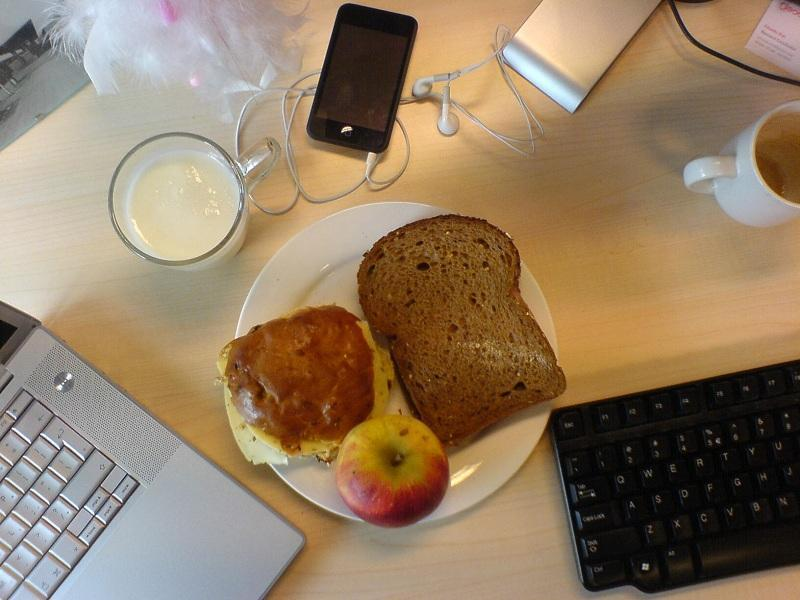
#> input picture images_task_F/1001.jpg, 800 x 600 px; its folder holds only this picture in this run
$ jupyter execute Task_H.ipynb   (older library calls are emulated)
#> lines starting #> are read from the running program, lines starting #| are printed output that depends on the picture
### ITTISaliencyLib.py
import numpy as np
import cv2


def get_intensity(image):
    """
    Get intensity map. Values range from 0 to 1.
    """
    # convert scale of array elements
    src = np.float32(image) * 1.0 / 255
    # extract intensity
    intensity_map = cv2.cvtColor(src, cv2.COLOR_BGR2GRAY)
    return intensity_map


def get_gaussian_pyramid(image):
    """
    Get gaussian pyramid with 8 levels of downsampling.
    """
    pyr = list()
    pyr.append(image)
    for i in range(1, 9):
        next_layer = cv2.pyrDown(pyr[i - 1])
        pyr.append(next_layer)
    return pyr


def center_surround_diff(gauss_pyr):
    maps = list()
    for c in range(2, 5):
        center = gauss_pyr[c]
        size = (center.shape[1], center.shape[0])
        for s in range(3, 5):
            surround = cv2.resize(gauss_pyr[c + s], size, interpolation=cv2.INTER_LINEAR)
            cs_difference_map = cv2.absdiff(center, surround)
            maps.append(cs_difference_map)
    return maps


def simple_normalization(image, M=1):
    img_min, img_max, _, _ = cv2.minMaxLoc(image)
    if img_min != img_max:
        normalized = image / (img_max - img_min) - img_min / (img_max - img_min)
        if M != 1:
            normalized = normalized * M
    else:
        normalized = image - img_min
    return normalized


def compute_average_local_maxima(feature_map, stepsize=-1):
    # NOTE: I compute local maxima taking into account last slices of the matrix
    # 30 corresponds to ~1 degree of visual angle
    local_avg_size = 30
    width = feature_map.shape[1]
    height = feature_map.shape[0]
    avg_size = local_avg_size if (stepsize < 1) else stepsize
    if avg_size > height - 1:
        avg_size = height - 1
    if avg_size > width - 1:
        avg_size = width - 1
    # find local maxima
    num_maxima = 0
    sum_all_maxima = 0

    for y in range(0, height - avg_size, avg_size):
        for x in range(0, width - avg_size, avg_size):
            local_img = feature_map[y : y + avg_size, x : x + avg_size]
            _, loc_max, _, _ = cv2.minMaxLoc(local_img)
            sum_all_maxima += loc_max
            num_maxima += 1
            last_x = x + avg_size
        local_img = feature_map[y : y + avg_size, last_x:(width)]
        _, loc_max, _, _ = cv2.minMaxLoc(local_img)
        sum_all_maxima += loc_max
        num_maxima += 1
        last_y = y + avg_size

    for x in range(0, width - avg_size, avg_size):
        local_img = feature_map[last_y:height, x : x + avg_size]
        _, loc_max, _, _ = cv2.minMaxLoc(local_img)
        sum_all_maxima += loc_max
        num_maxima += 1
        last_x = x + avg_size
    local_img = feature_map[last_y:height, last_x:(width)]
    _, loc_max, _, _ = cv2.minMaxLoc(local_img)
    sum_all_maxima += loc_max
    num_maxima += 1

    # averaging over all the local regions
    return sum_all_maxima / num_maxima


def normalize_map(feature_map):
    """
    This function implements the particular normalization operator N
    described in Itti 1998.
    """
    # normalize in range [0...M], choice M=1
    M = 1
    simply_normalized = simple_normalization(feature_map, M)
    # get average local maximum
    avg_local_maximum = compute_average_local_maxima(simply_normalized)
    # normalize feature map as from paper
    coeff_normalization = (M - avg_local_maximum) ** 2
    itti_normalized = simply_normalized * coeff_normalization
    return itti_normalized


# INTENSITY
def get_intensity_conspicuity_map(intensity):
    shape = intensity.shape
    # get Gaussian pyramid for intensity
    intensity_gauss_pyr = get_gaussian_pyramid(intensity)
    # compute 6 feature maps at different scales
    feature_maps = center_surround_diff(intensity_gauss_pyr)
    # normalize feature maps
    norm_feature_maps = [normalize_map(m) for m in feature_maps]
    # get conspicuity map from normalized maps

    # NOTE: in 1998 paper they use scale 4 for the conspicuity maps, here I use scale 0
    norm_feature_maps = [
        cv2.resize(m, shape[::-1], interpolation=cv2.INTER_LINEAR) for m in norm_feature_maps
    ]

    # sum all c-s diff maps into conspicuity map
    intensity_conspicuity = np.zeros_like(intensity)
    for cs_index in range(6):
        intensity_conspicuity += norm_feature_maps[cs_index]

    return normalize_map(intensity_conspicuity)


# COLOR
def get_color_conspicuity_map(image):
    """
    The slower between the maps, may be further optimized.
    """
    # get color channels
    (b, g, r) = get_color_channels(image)
    shape = b.shape

    # build 4 broadly-tuned color channels
    R_ch = (r - (g + b)) / 2
    G_ch = (g - (r + b)) / 2
    B_ch = (b - (r + g)) / 2
    Y_ch = (r + g) / 2 - abs(r - g) / 2 - b

    # set to 0 negative values
    R_ch[R_ch < 0] = 0
    G_ch[G_ch < 0] = 0
    B_ch[B_ch < 0] = 0
    Y_ch[Y_ch < 0] = 0

    # create gaussian pyramids
    red_gauss_pyr = get_gaussian_pyramid(R_ch)
    green_gauss_pyr = get_gaussian_pyramid(G_ch)
    blue_gauss_pyr = get_gaussian_pyramid(B_ch)
    yellow_gauss_pyr = get_gaussian_pyramid(Y_ch)

    # get feature maps for different color spaces
    rg_color_space_maps = get_color_space_feature_maps(red_gauss_pyr, green_gauss_pyr)
    by_color_space_maps = get_color_space_feature_maps(blue_gauss_pyr, yellow_gauss_pyr)

    # normalize feature maps
    rg_color_space_maps = [normalize_map(m) for m in rg_color_space_maps]
    by_color_space_maps = [normalize_map(m) for m in by_color_space_maps]

    # get conspicuity map
    color_conspicuity_map = get_conspicuity_from_color_spaces(
        rg_color_space_maps, by_color_space_maps, shape
    )
    return normalize_map(color_conspicuity_map)


def get_color_channels(image):
    intensity = np.float32(np.sum(image, axis=2))
    _, max_int, _, _ = cv2.minMaxLoc(intensity)
    min_intensity_admitted = max_int / 10

    for y in range(image.shape[0]):
        for x in range(image.shape[1]):
            if intensity[y][x] < min_intensity_admitted:
                image[y][x] = [0, 0, 0]

    src = np.zeros_like(image, dtype=np.float32)
    for y in range(image.shape[0]):
        for x in range(image.shape[1]):
            if image[y][x].any() > 0:
                src[y][x] = np.float32(np.float32(image[y][x]) / np.float32(max_int))
    return cv2.split(src)


def get_color_space_feature_maps(c1_pyr, c2_pyr):
    # here we compute the feature maps for the double opponent color system
    feature_maps = list()
    for c in range(2, 5):
        center = c1_pyr[c] - c2_pyr[c]
        size = (center.shape[1], center.shape[0])
        for s in range(3, 5):
            surround = c2_pyr[c + s] - c1_pyr[c + s]
            res_surround = center - cv2.resize(surround, size, interpolation=cv2.INTER_LINEAR)
            cs_diff = cv2.absdiff(center, res_surround)
            feature_maps.append(cs_diff)
    return feature_maps


def get_conspicuity_from_color_spaces(rg_space, by_space, shape):
    conspicuity_map = np.zeros(shape)
    # resizing normalized feature maps
    # NOTE: in 1998 paper they use scale 4 for the conspicuity maps, here I use scale 0
    rg_space = [cv2.resize(m, shape[::-1], interpolation=cv2.INTER_LINEAR) for m in rg_space]
    by_space = [cv2.resize(m, shape[::-1], interpolation=cv2.INTER_LINEAR) for m in by_space]
    for cs_index in range(6):
        conspicuity_map += rg_space[cs_index] + by_space[cs_index]
    return conspicuity_map


# ORIENTATION
def get_gabor_kernels(shape):
    # NOTE: Gabor Kernels are chosen by a trial-end-error mean
    kernel_list = list()
    kernel_size = int(min(shape) / 42)
    lamb = kernel_size
    sigma = lamb * 0.56
    gamma = 0.5
    psi = 0
    orientations = [0, (np.pi / 4), (np.pi / 2), (np.pi * 3 / 4)]

    for theta in orientations:
        gabor_kernel = cv2.getGaborKernel(
            (kernel_size, kernel_size), sigma, theta, lamb, gamma, psi, ktype=cv2.CV_32F
        )
        gabor_kernel = gabor_kernel / gabor_kernel.sum()
        kernel_list.append(gabor_kernel)

    return kernel_list


def get_conspicuity_from_orienation_feature_maps(orient_feature_maps, shape, debug=False):
    conspicuity_map = np.zeros(shape)
    i = 0
    for orientation in orient_feature_maps:
        i += 1
        orientation_conspicuity = np.zeros(shape)
        for feature_map in orientation:
            normalized = normalize_map(feature_map)
            resized = cv2.resize(normalized, shape[::-1], interpolation=cv2.INTER_LINEAR)
            orientation_conspicuity += resized
        if debug:
            cv2.imshow(f"Orientation {i}", orientation_conspicuity)
            cv2.waitKey(0)
        conspicuity_map += normalize_map(orientation_conspicuity)
    return conspicuity_map


def get_orientation_conspicuity_map(intensity, debug=False):
    shape = intensity.shape
    # get gabor filters
    filters = get_gabor_kernels(shape)
    # convolve intensity, obtain 4 preferred orientations
    oriented_intensities = [cv2.filter2D(intensity, cv2.CV_32F, kernel) for kernel in filters]

    for i in range(len(oriented_intensities)):
        intensity = oriented_intensities[i]
        kernel = filters[i]
        if debug:
            cv2.imshow(f"Intensity {i}", intensity)
            cv2.imshow(f"Kernel {i}", kernel)
    if debug:
        cv2.waitKey(0)

    # get a gaussian pyramid for each orientation
    intensity_pyramids = [
        get_gaussian_pyramid(oriented_intensity) for oriented_intensity in oriented_intensities
    ]
    # get center surround differences
    cs_differences = [center_surround_diff(oriented_pyr) for oriented_pyr in intensity_pyramids]
    # compute conspicuity map for orientation
    orientation_conspicuity_map = get_conspicuity_from_orienation_feature_maps(
        cs_differences, shape, debug
    )
    return normalize_map(orientation_conspicuity_map)


# COMPLETE
def get_spatial_saliency_map(image):
    intensity = get_intensity(image)
    intensity_conspicuity = get_intensity_conspicuity_map(intensity)
    color_conspicuity = get_color_conspicuity_map(image)
    orientation_conspicuity = get_orientation_conspicuity_map(intensity)

    n_intensity = normalize_map(intensity_conspicuity)
    c_intensity = normalize_map(color_conspicuity)
    o_intensity = normalize_map(orientation_conspicuity)
    saliency_map = (n_intensity + c_intensity + o_intensity) * (1 / 3)

    return saliency_map


def get_spatial_saliency_map_I(image):
    intensity = get_intensity(image)
    intensity_conspicuity = get_intensity_conspicuity_map(intensity)
    # color_conspicuity = get_color_conspicuity_map(image)
    # orientation_conspicuity = get_orientation_conspicuity_map(intensity)

    n_intensity = normalize_map(intensity_conspicuity)
    # c_intensity = normalize_map(color_conspicuity)
    # o_intensity = normalize_map(orientation_conspicuity)
    saliency_map = n_intensity  # (n_intensity + c_intensity + o_intensity) * (1 / 3)

    return saliency_map


def get_spatial_saliency_map_C(image):
    # intensity = get_intensity(image)
    # intensity_conspicuity = get_intensity_conspicuity_map(intensity)
    color_conspicuity = get_color_conspicuity_map(image)
    # orientation_conspicuity = get_orientation_conspicuity_map(intensity)

    # n_intensity = normalize_map(intensity_conspicuity)
    c_intensity = normalize_map(color_conspicuity)
    # o_intensity = normalize_map(orientation_conspicuity)
    saliency_map = c_intensity  # (n_intensity + c_intensity + o_intensity) * (1 / 3)

    return saliency_map


def get_spatial_saliency_map_O(image):
    intensity = get_intensity(image)
    # intensity_conspicuity = get_intensity_conspicuity_map(intensity)
    # color_conspicuity = get_color_conspicuity_map(image)
    orientation_conspicuity = get_orientation_conspicuity_map(intensity)

    # n_intensity = normalize_map(intensity_conspicuity)
    # c_intensity = normalize_map(color_conspicuity)
    o_intensity = normalize_map(orientation_conspicuity)
    saliency_map = o_intensity  # (n_intensity + c_intensity + o_intensity) * (1 / 3)

    return saliency_map

### Task_H.ipynb
<font size=7>Reliability of the salience features and object categories<font>

<font size=3>Finally, we want to look at the split-half reliability of the salience features and the object categories in our data set. The **extract_fix_split_half()** function provides a dataframe with two columns for each saliency feature and object category (color, intensity, orientation, text, face, taste, motion, touched). These correspond to values from even and odd images. Each row contains the data of one subject.

* <font size=3>Calculate the split-half reliability for all saliency features and object categories. How do you assess the reliabilities?<font>

[cell 1]
import os, glob
import pandas as pd
import numpy as np
import seaborn as sns
import matplotlib.pyplot as plt
from scipy.io import loadmat
import scipy.io
import scipy.stats
from scipy.ndimage import gaussian_filter
import ipywidgets as widgets
from IPython.display import display, HTML
from PIL import Image
import plotly.graph_objects as go
from plotly.subplots import make_subplots
import plotly.express as px
import cv2
import ITTISaliencyLib
import warnings

warnings.filterwarnings('ignore')

IMAGE_FOLDER = 'images_task_F'
image_files = [f for f in os.listdir(IMAGE_FOLDER) if f.endswith('.jpg')]
RESULTS_FOLDER_FIX = 'data_task_C/data_fix/'
RESULTS_FOLDER_SACC = 'data_task_C/data_sacc/'
#SALIENCY_MAP_DICT = 'data_task_F/saliency_map_dict.npy'
OSIE_FILE = 'data_task_F/attrs_OSIE_40.mat'
#SUBJECT_LIST = [sub[:2] for sub in os.listdir(RESULTS_FOLDER_FIX)if sub != '.DS_Store']
#print(SUBJECT_LIST)

***The cell below might take a long time to execute:***

[cell 2]
def make_saliency_map_dict():
    # [7 lines of commented-out code are left out]

    saliency_map_dict = {}

    #for image_name in image_list:
    for image_name in image_files:
        img = cv2.imread(os.path.join(IMAGE_FOLDER,image_name))
#> img is the input picture: shape (600, 800, 3); mean B, G, R 100.2, 125.6, 147.3
        saliency_map_dict[image_name] = {}

        # [7 lines of commented-out code are left out]
        saliency_map = ITTISaliencyLib.get_spatial_saliency_map(img)
#> after the loop in get_gaussian_pyramid, `for i in range(1, 9):`: pyr = 9 items
#> after the loop in center_surround_diff, `for c in range(2, 5):`: maps = 6 items
#> after the loop in get_intensity_conspicuity_map, `for cs_index in range(6):`:
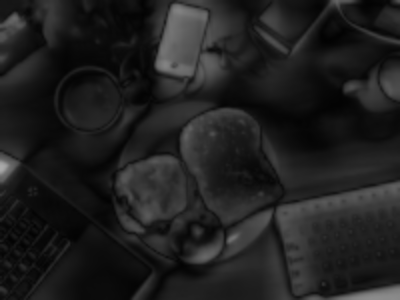
#> intensity_conspicuity: shape (600, 800) float32 (shown at 1/2 size); min 0.00994, max 0.669, mean 0.125
#> the loop in compute_average_local_maxima (call 7), `for y in range(0, height - avg_size, avg_size):` made 19 passes
#> (loc_max, sum_all_maxima) on passes 1 to 8: (0.476, 8.88), (0.291, 18), (0.38, 27.13), (0.163, 34.72), (0.375, 43.12), (0.495, 50.81), (0.495, 56.66), (0.197, 62.62)
#> after the loop in compute_average_local_maxima (call 7), `for y in range(0, height - avg_size, avg_size):`:
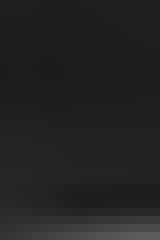
#> local_img: shape (30, 20) float32 (shown 8 times larger); min 0.113, max 0.362, mean 0.139
#> after the loop in compute_average_local_maxima (call 7), `for y in range(0, height - avg_size, avg_size):`: num_maxima = 513; sum_all_maxima = 144.5
#> the loop in compute_average_local_maxima (call 7), `for x in range(0, width - avg_size, avg_size):` made 26 passes
#> (loc_max, sum_all_maxima) on passes 1 to 8: (0.297, 144.8), (0.189, 145), (0.219, 145.2), (0.207, 145.4), (0.127, 145.5), (0.0682, 145.6), (0.0567, 145.7), (0.0576, 145.7)
#> after the loop in compute_average_local_maxima (call 7), `for x in range(0, width - avg_size, avg_size):`:
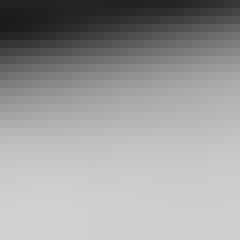
#> local_img: shape (30, 30) float32 (shown 8 times larger); min 0.111, max 0.821, mean 0.612
#> after the loop in compute_average_local_maxima (call 7), `for x in range(0, width - avg_size, avg_size):`: num_maxima = 539; sum_all_maxima = 152.8
#> in compute_average_local_maxima (call 7), `local_img = feature_map[last_y:height, last_x:(width)]`:
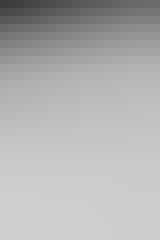
#> local_img: shape (30, 20) float32 (shown 8 times larger); min 0.233, max 0.813, mean 0.698
#> in compute_average_local_maxima (call 7), `_, loc_max, _, _ = cv2.minMaxLoc(local_img)`: loc_max = 0.813
#> in compute_average_local_maxima (call 7), `sum_all_maxima += loc_max`: sum_all_maxima = 153.6
#> in compute_average_local_maxima (call 7), `num_maxima += 1`: num_maxima = 540
#> in get_color_channels, `_, max_int, _, _ = cv2.minMaxLoc(intensity)`: max_int = 765
#> in get_color_channels, `min_intensity_admitted = max_int / 10`: min_intensity_admitted = 76.5
#> after the loop in get_color_channels, `for y in range(image.shape[0]):`:
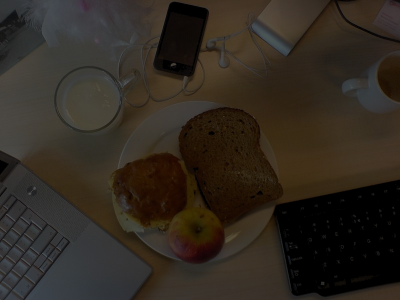
#> src: shape (600, 800, 3) float32 (shown at 1/2 size); mean B, G, R 0.13, 0.163, 0.191
#> in get_color_conspicuity_map, `G_ch = (g - (r + b)) / 2`:
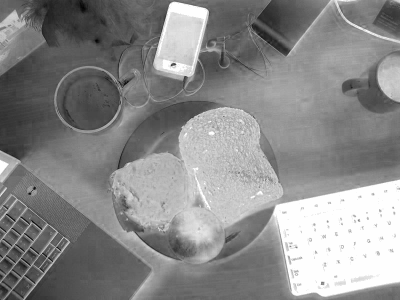
#> G_ch: shape (600, 800) float32 (shown at 1/2 size); min -0.173, max 0, mean -0.0789; drawn with min black and max white
#> in get_color_conspicuity_map, `B_ch = (b - (r + g)) / 2`:
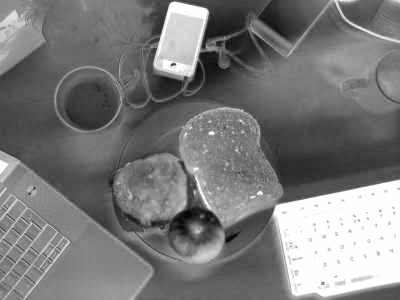
#> B_ch: shape (600, 800) float32 (shown at 1/2 size); min -0.215, max 0, mean -0.112; drawn with min black and max white
#> in get_color_conspicuity_map, `R_ch[R_ch < 0] = 0`:
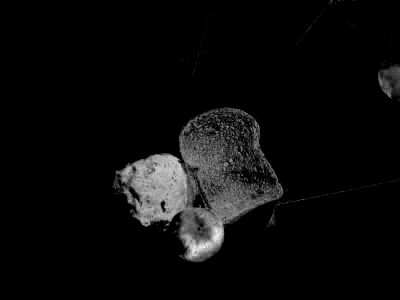
#> R_ch: shape (600, 800) float32 (shown at 1/2 size); min 0, max 0.0654, mean 0.00293; drawn with min black and max white
#> in get_color_conspicuity_map, `Y_ch[Y_ch < 0] = 0`:
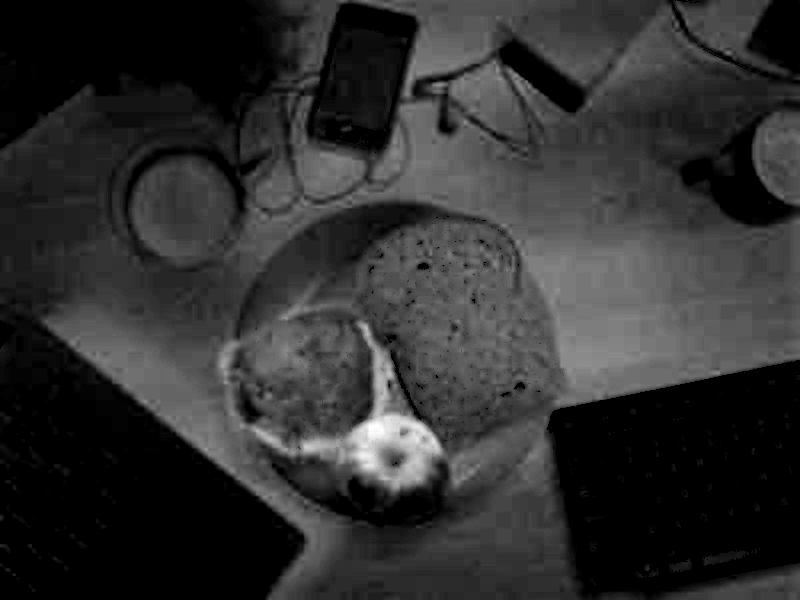
#> Y_ch: shape (600, 800) float32; min 0, max 0.183, mean 0.0347; drawn with min black and max white
#> in get_color_conspicuity_map, `red_gauss_pyr = get_gaussian_pyramid(R_ch)`: red_gauss_pyr = 9 items
#> after the loop in get_color_space_feature_maps, `for c in range(2, 5):`: feature_maps = 6 items
#> the loop in get_color_space_feature_maps (call 2), `for c in range(2, 5):` made 3 passes
#> pass 3, in get_color_space_feature_maps (call 2), `center = c1_pyr[c] - c2_pyr[c]`:
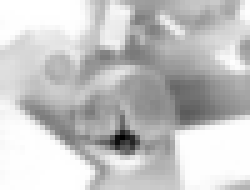
#> center: shape (38, 50) float32 (shown 5 times larger); min -0.152, max 0, mean -0.0343; drawn with min black and max white
#> the loop in get_orientation_conspicuity_map, `for i in range(len(oriented_intensities)):` made 4 passes
#> the loop in get_conspicuity_from_orienation_feature_maps, `for orientation in orient_feature_maps:` made 4 passes
        saliency_map_intensity = ITTISaliencyLib.get_spatial_saliency_map_I(img)
        saliency_map_color = ITTISaliencyLib.get_spatial_saliency_map_C(img)
        saliency_map_orientation = ITTISaliencyLib.get_spatial_saliency_map_O(img)
#> the loop in get_orientation_conspicuity_map (call 2), `for i in range(len(oriented_intensities)):` made 4 passes
#> the loop in get_conspicuity_from_orienation_feature_maps (call 2), `for orientation in orient_feature_maps:` made 4 passes

        list_of_maps = [
            ("saliency_map", saliency_map),
            ("saliency_map_intensity", saliency_map_intensity),
            ("saliency_map_color", saliency_map_color),
            ("saliency_map_orientation", saliency_map_orientation),
        ]

        saliency_map_dict[image_name].update(list_of_maps)

    return saliency_map_dict

SALIENCY_MAP_DICT = make_saliency_map_dict()

[cell 3]
# [216 lines left out: functions extract_semantic_saliency_fix, extract_fix_split_half, not called in this run]

$ run again, on images_task_F/1112.jpg
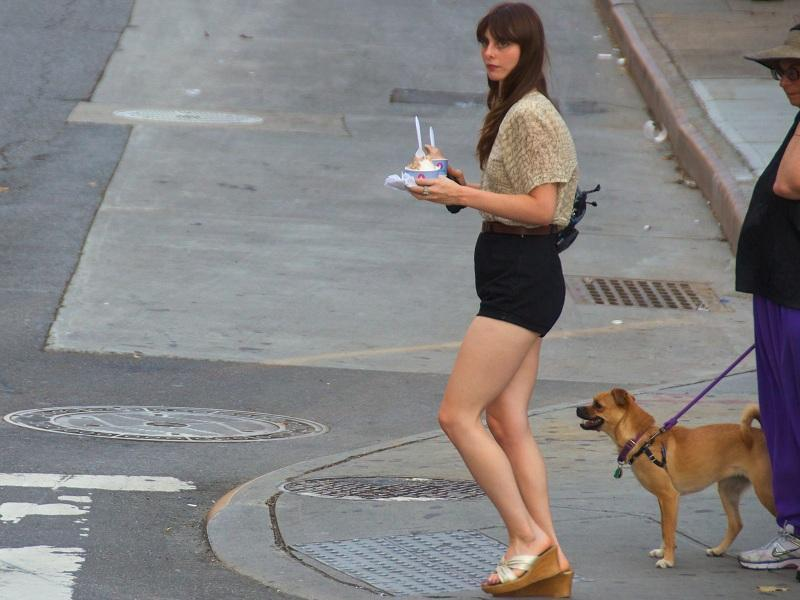
#> input picture images_task_F/1112.jpg, 800 x 600 px
#> in make_saliency_map_dict, img is the input picture: shape (600, 800, 3); mean B, G, R 129, 129.3, 132.1
#> after the loop in get_gaussian_pyramid, `for i in range(1, 9):`: pyr = 9 items
#> after the loop in center_surround_diff, `for c in range(2, 5):`: maps = 6 items
#> after the loop in get_intensity_conspicuity_map, `for cs_index in range(6):`:
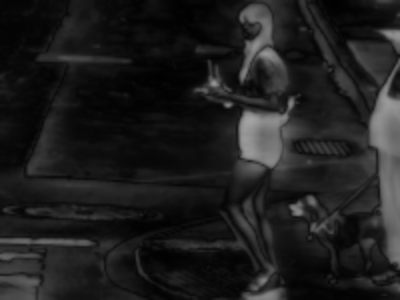
#> intensity_conspicuity: shape (600, 800) float32 (shown at 1/2 size); min 0.00465, max 0.643, mean 0.119
#> max_int = 762
#> min_intensity_admitted = 76.2
#> red_gauss_pyr = 9 items
#> the loop in get_gaussian_pyramid (call 5), `for i in range(1, 9):` made 8 passes
#> pass 3, in get_gaussian_pyramid (call 5), `next_layer = cv2.pyrDown(pyr[i - 1])`:
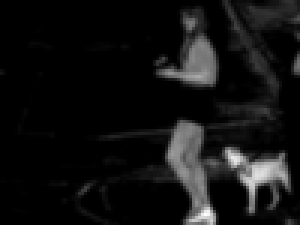
#> next_layer: shape (75, 100) float32 (shown 3 times larger); min 0, max 0.0722, mean 0.00514; drawn with min black and max white
#> after the loop in get_color_space_feature_maps, `for c in range(2, 5):`: feature_maps = 6 items
#> the loop in get_orientation_conspicuity_map, `for i in range(len(oriented_intensities)):` made 4 passes
#> the loop in get_conspicuity_from_orienation_feature_maps, `for orientation in orient_feature_maps:` made 4 passes
#> the loop in get_orientation_conspicuity_map (call 2), `for i in range(len(oriented_intensities)):` made 4 passes
#> the loop in get_conspicuity_from_orienation_feature_maps (call 2), `for orientation in orient_feature_maps:` made 4 passes
